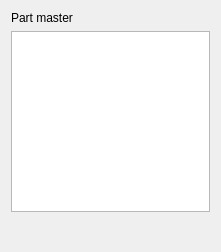
<?xml version="1.0" encoding="UTF-8"?>
<ui version="4.0">
 <class>PartInspector</class>
 <widget class="QWidget" name="PartInspector">
  <property name="geometry">
   <rect>
    <x>0</x>
    <y>0</y>
    <width>221</width>
    <height>252</height>
   </rect>
  </property>
  <property name="windowTitle">
   <string>Form</string>
  </property>
  <layout class="QVBoxLayout" name="verticalLayout">
   <item>
    <widget class="QLabel" name="label_3">
     <property name="text">
      <string>Part master</string>
     </property>
    </widget>
   </item>
   <item>
    <widget class="QListWidget" name="masterList"/>
   </item>
   <item>
    <spacer name="verticalSpacer">
     <property name="orientation">
      <enum>Qt::Vertical</enum>
     </property>
     <property name="sizeHint" stdset="0">
      <size>
       <width>20</width>
       <height>40</height>
      </size>
     </property>
    </spacer>
   </item>
  </layout>
 </widget>
 <resources/>
 <connections/>
 <buttongroups>
  <buttongroup name="alignGroup"/>
 </buttongroups>
</ui>
